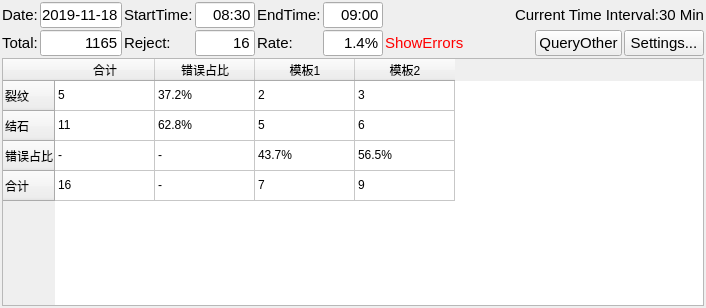
<?xml version="1.0" encoding="UTF-8"?>
<ui version="4.0">
 <class>MainUI</class>
 <widget class="QWidget" name="MainUI">
  <property name="geometry">
   <rect>
    <x>0</x>
    <y>0</y>
    <width>706</width>
    <height>308</height>
   </rect>
  </property>
  <property name="windowTitle">
   <string>Counts</string>
  </property>
  <layout class="QGridLayout" name="gridLayout_2">
   <property name="margin">
    <number>2</number>
   </property>
   <property name="spacing">
    <number>2</number>
   </property>
   <item row="0" column="0" rowspan="2">
    <layout class="QGridLayout" name="gridLayout">
     <item row="3" column="1">
      <widget class="QLineEdit" name="ledt_total">
       <property name="enabled">
        <bool>true</bool>
       </property>
       <property name="minimumSize">
        <size>
         <width>82</width>
         <height>0</height>
        </size>
       </property>
       <property name="maximumSize">
        <size>
         <width>82</width>
         <height>16777215</height>
        </size>
       </property>
       <property name="font">
        <font>
         <pointsize>11</pointsize>
        </font>
       </property>
       <property name="text">
        <string>1165</string>
       </property>
       <property name="alignment">
        <set>Qt::AlignRight|Qt::AlignTrailing|Qt::AlignVCenter</set>
       </property>
       <property name="readOnly">
        <bool>true</bool>
       </property>
      </widget>
     </item>
     <item row="0" column="5">
      <widget class="QLineEdit" name="ledt_endtime">
       <property name="enabled">
        <bool>true</bool>
       </property>
       <property name="minimumSize">
        <size>
         <width>60</width>
         <height>0</height>
        </size>
       </property>
       <property name="maximumSize">
        <size>
         <width>60</width>
         <height>16777215</height>
        </size>
       </property>
       <property name="font">
        <font>
         <pointsize>11</pointsize>
        </font>
       </property>
       <property name="text">
        <string>09:00</string>
       </property>
       <property name="alignment">
        <set>Qt::AlignRight|Qt::AlignTrailing|Qt::AlignVCenter</set>
       </property>
       <property name="readOnly">
        <bool>true</bool>
       </property>
      </widget>
     </item>
     <item row="0" column="1">
      <widget class="QLineEdit" name="ledt_date">
       <property name="enabled">
        <bool>true</bool>
       </property>
       <property name="minimumSize">
        <size>
         <width>82</width>
         <height>0</height>
        </size>
       </property>
       <property name="maximumSize">
        <size>
         <width>82</width>
         <height>16777215</height>
        </size>
       </property>
       <property name="font">
        <font>
         <pointsize>11</pointsize>
        </font>
       </property>
       <property name="text">
        <string>2019-11-18</string>
       </property>
       <property name="alignment">
        <set>Qt::AlignRight|Qt::AlignTrailing|Qt::AlignVCenter</set>
       </property>
       <property name="readOnly">
        <bool>true</bool>
       </property>
      </widget>
     </item>
     <item row="0" column="0">
      <widget class="QLabel" name="label_3">
       <property name="font">
        <font>
         <pointsize>11</pointsize>
        </font>
       </property>
       <property name="text">
        <string>Date:</string>
       </property>
      </widget>
     </item>
     <item row="0" column="2">
      <widget class="QLabel" name="label">
       <property name="font">
        <font>
         <pointsize>11</pointsize>
        </font>
       </property>
       <property name="text">
        <string>StartTime:</string>
       </property>
      </widget>
     </item>
     <item row="0" column="3">
      <widget class="QLineEdit" name="ledt_starttime">
       <property name="enabled">
        <bool>true</bool>
       </property>
       <property name="minimumSize">
        <size>
         <width>60</width>
         <height>0</height>
        </size>
       </property>
       <property name="maximumSize">
        <size>
         <width>60</width>
         <height>16777215</height>
        </size>
       </property>
       <property name="font">
        <font>
         <pointsize>11</pointsize>
        </font>
       </property>
       <property name="text">
        <string>08:30</string>
       </property>
       <property name="alignment">
        <set>Qt::AlignRight|Qt::AlignTrailing|Qt::AlignVCenter</set>
       </property>
       <property name="readOnly">
        <bool>true</bool>
       </property>
      </widget>
     </item>
     <item row="3" column="0">
      <widget class="QLabel" name="label_4">
       <property name="font">
        <font>
         <pointsize>11</pointsize>
        </font>
       </property>
       <property name="text">
        <string>Total:</string>
       </property>
      </widget>
     </item>
     <item row="0" column="4">
      <widget class="QLabel" name="label_2">
       <property name="font">
        <font>
         <pointsize>11</pointsize>
        </font>
       </property>
       <property name="text">
        <string>EndTime:</string>
       </property>
      </widget>
     </item>
     <item row="3" column="2">
      <widget class="QLabel" name="label_5">
       <property name="font">
        <font>
         <pointsize>11</pointsize>
        </font>
       </property>
       <property name="text">
        <string>Reject:</string>
       </property>
      </widget>
     </item>
     <item row="3" column="3">
      <widget class="QLineEdit" name="ledt_reject">
       <property name="enabled">
        <bool>true</bool>
       </property>
       <property name="minimumSize">
        <size>
         <width>60</width>
         <height>0</height>
        </size>
       </property>
       <property name="maximumSize">
        <size>
         <width>60</width>
         <height>16777215</height>
        </size>
       </property>
       <property name="font">
        <font>
         <pointsize>11</pointsize>
        </font>
       </property>
       <property name="text">
        <string>16</string>
       </property>
       <property name="alignment">
        <set>Qt::AlignRight|Qt::AlignTrailing|Qt::AlignVCenter</set>
       </property>
       <property name="readOnly">
        <bool>true</bool>
       </property>
      </widget>
     </item>
     <item row="3" column="4">
      <widget class="QLabel" name="label_6">
       <property name="font">
        <font>
         <pointsize>11</pointsize>
        </font>
       </property>
       <property name="text">
        <string>Rate:</string>
       </property>
      </widget>
     </item>
     <item row="3" column="5">
      <widget class="QLineEdit" name="ledt_rate">
       <property name="enabled">
        <bool>true</bool>
       </property>
       <property name="minimumSize">
        <size>
         <width>60</width>
         <height>0</height>
        </size>
       </property>
       <property name="maximumSize">
        <size>
         <width>60</width>
         <height>16777215</height>
        </size>
       </property>
       <property name="font">
        <font>
         <pointsize>11</pointsize>
        </font>
       </property>
       <property name="text">
        <string>1.4%</string>
       </property>
       <property name="alignment">
        <set>Qt::AlignRight|Qt::AlignTrailing|Qt::AlignVCenter</set>
       </property>
       <property name="readOnly">
        <bool>true</bool>
       </property>
      </widget>
     </item>
    </layout>
   </item>
   <item row="0" column="1">
    <layout class="QHBoxLayout" name="horizontalLayout_4">
     <item>
      <spacer name="horizontalSpacer_3">
       <property name="font">
        <font>
         <pointsize>11</pointsize>
        </font>
       </property>
       <property name="orientation">
        <enum>Qt::Horizontal</enum>
       </property>
       <property name="sizeHint" stdset="0">
        <size>
         <width>40</width>
         <height>20</height>
        </size>
       </property>
      </spacer>
     </item>
     <item>
      <widget class="QLabel" name="l_timeinterval">
       <property name="minimumSize">
        <size>
         <width>138</width>
         <height>0</height>
        </size>
       </property>
       <property name="font">
        <font>
         <pointsize>11</pointsize>
        </font>
       </property>
       <property name="text">
        <string>Current Time Interval:30 Min</string>
       </property>
       <property name="alignment">
        <set>Qt::AlignRight|Qt::AlignTrailing|Qt::AlignVCenter</set>
       </property>
      </widget>
     </item>
    </layout>
   </item>
   <item row="1" column="1">
    <layout class="QHBoxLayout" name="horizontalLayout_3">
     <item>
      <widget class="QLabel" name="l_error">
       <property name="font">
        <font>
         <pointsize>11</pointsize>
        </font>
       </property>
       <property name="styleSheet">
        <string notr="true">color: rgb(255, 0, 0);</string>
       </property>
       <property name="text">
        <string>ShowErrors</string>
       </property>
      </widget>
     </item>
     <item>
      <spacer name="horizontalSpacer_2">
       <property name="font">
        <font>
         <pointsize>11</pointsize>
        </font>
       </property>
       <property name="orientation">
        <enum>Qt::Horizontal</enum>
       </property>
       <property name="sizeHint" stdset="0">
        <size>
         <width>202</width>
         <height>17</height>
        </size>
       </property>
      </spacer>
     </item>
     <item>
      <widget class="QPushButton" name="btn_to_query">
       <property name="maximumSize">
        <size>
         <width>100</width>
         <height>16777215</height>
        </size>
       </property>
       <property name="font">
        <font>
         <pointsize>11</pointsize>
        </font>
       </property>
       <property name="text">
        <string>QueryOther</string>
       </property>
      </widget>
     </item>
     <item>
      <widget class="QPushButton" name="btn_to_settings">
       <property name="maximumSize">
        <size>
         <width>80</width>
         <height>16777215</height>
        </size>
       </property>
       <property name="font">
        <font>
         <pointsize>11</pointsize>
        </font>
       </property>
       <property name="text">
        <string>Settings...</string>
       </property>
      </widget>
     </item>
    </layout>
   </item>
   <item row="2" column="0" colspan="2">
    <widget class="QTableWidget" name="tb_record">
     <property name="font">
      <font>
       <pointsize>9</pointsize>
      </font>
     </property>
     <property name="styleSheet">
      <string notr="true"/>
     </property>
     <row>
      <property name="text">
       <string>裂纹</string>
      </property>
     </row>
     <row>
      <property name="text">
       <string>结石</string>
      </property>
     </row>
     <row>
      <property name="text">
       <string>错误占比</string>
      </property>
     </row>
     <row>
      <property name="text">
       <string>合计</string>
      </property>
     </row>
     <column>
      <property name="text">
       <string>合计</string>
      </property>
     </column>
     <column>
      <property name="text">
       <string>错误占比</string>
      </property>
     </column>
     <column>
      <property name="text">
       <string>模板1</string>
      </property>
     </column>
     <column>
      <property name="text">
       <string>模板2</string>
      </property>
     </column>
     <item row="0" column="0">
      <property name="text">
       <string>5</string>
      </property>
      <property name="textAlignment">
       <set>AlignLeft|AlignVCenter</set>
      </property>
     </item>
     <item row="0" column="1">
      <property name="text">
       <string>37.2%</string>
      </property>
     </item>
     <item row="0" column="2">
      <property name="text">
       <string>2</string>
      </property>
     </item>
     <item row="0" column="3">
      <property name="text">
       <string>3</string>
      </property>
     </item>
     <item row="1" column="0">
      <property name="text">
       <string>11</string>
      </property>
     </item>
     <item row="1" column="1">
      <property name="text">
       <string>62.8%</string>
      </property>
     </item>
     <item row="1" column="2">
      <property name="text">
       <string>5</string>
      </property>
     </item>
     <item row="1" column="3">
      <property name="text">
       <string>6</string>
      </property>
     </item>
     <item row="2" column="0">
      <property name="text">
       <string>-</string>
      </property>
     </item>
     <item row="2" column="1">
      <property name="text">
       <string>-</string>
      </property>
     </item>
     <item row="2" column="2">
      <property name="text">
       <string>43.7%</string>
      </property>
     </item>
     <item row="2" column="3">
      <property name="text">
       <string>56.5%</string>
      </property>
     </item>
     <item row="3" column="0">
      <property name="text">
       <string>16</string>
      </property>
     </item>
     <item row="3" column="1">
      <property name="text">
       <string>-</string>
      </property>
     </item>
     <item row="3" column="2">
      <property name="text">
       <string>7</string>
      </property>
     </item>
     <item row="3" column="3">
      <property name="text">
       <string>9</string>
      </property>
     </item>
    </widget>
   </item>
  </layout>
  <zorder>tb_record</zorder>
  <zorder></zorder>
 </widget>
 <resources/>
 <connections/>
</ui>
